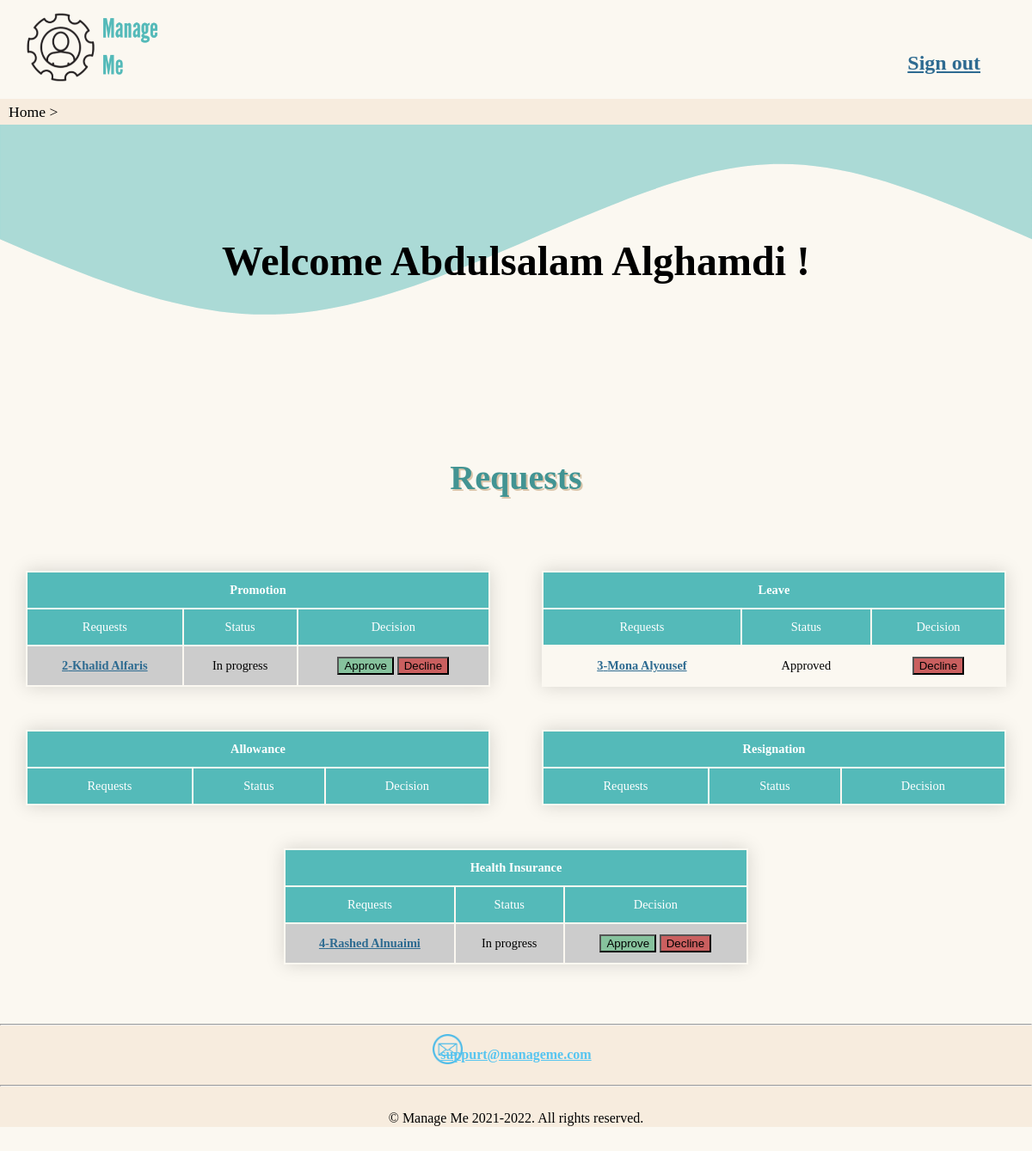
Page /managerHP.php (signed in) on the committed database.
### tables this page shows
CREATE TABLE `manager` (
  `id` int(11) NOT NULL,
  `first_name` varchar(20) NOT NULL,
  `last_name` varchar(20) NOT NULL,
  `username` varchar(20) NOT NULL,
  `password` varchar(60) NOT NULL
);

CREATE TABLE `service` (
  `id` int(11) NOT NULL,
  `type` varchar(20) NOT NULL
);

CREATE TABLE `request` (
  `id` int(11) NOT NULL,
  `emp_id` int(4) NOT NULL,
  `service_id` int(4) NOT NULL,
  `description` text NOT NULL,
  `attachment1` varchar(255) DEFAULT NULL,
  `attachment2` varchar(255) DEFAULT NULL,
  `status` enum('In progress','Approved','Declined','') NOT NULL DEFAULT 'In progress'
);

CREATE TABLE `employee` (
  `id` int(11) NOT NULL,
  `emp_number` int(8) NOT NULL,
  `first_name` varchar(20) NOT NULL,
  `last_name` varchar(20) NOT NULL,
  `job_title` varchar(20) NOT NULL,
  `password` varchar(60) NOT NULL
);

### header.php (called while the page is built, shortened)
<?php
if (isset($_SESSION['user_id'])) {
    $current_user = array();
    $current_user['id'] = $_SESSION['user_id'];
    $current_user['first_name'] = $_SESSION['user_first_name'];
    $current_user['last_name'] = $_SESSION['user_last_name'];
    $current_user['type'] = $_SESSION['user_type'];
    $current_user['homepage'] = $_SESSION['user_homepage'];
}
?>

### managerHP.php (the view, shortened to what this page needs)
<?php
include "inc/header.php";
include_once('inc/config.php');
function get_user_info($user_type, $id)
{
    global $pdo;
    if ($user_type == "manager")
        $stmt = $pdo->prepare("SELECT * FROM `manager` WHERE id=?;");
    else
        $stmt = $pdo->prepare("SELECT * FROM `employee` WHERE id=?;");
    $stmt->bindValue(1, $id);
    $stmt->execute();
    $user = $stmt->fetch();
    if ($user) {
        return $user;
    } else {
        $_SESSION['error_msg'] = "User not found.";
        return false;
    }
}
function get_all_services()
{
    global $pdo;
    $stmt = $pdo->prepare("SELECT * FROM `service`;");
    $result = $stmt->execute();
    if ($result) {
        return $stmt->fetchAll();
    } else {
        return array();
    }
}
function get_all_requests()
{
    global $pdo;
    $stmt = $pdo->prepare("SELECT * FROM `request`;");
    $result = $stmt->execute();
    if ($result) {
        return $stmt->fetchAll();
    } else {
        return array();
    }
}
function get_all_employee()
{
    global $pdo;
    $stmt = $pdo->prepare("SELECT * FROM `employee`;");
    $result = $stmt->execute();
    if ($result) {
        return $stmt->fetchAll();
    } else {
        return array();
    }
}
function get_previous_requests()
{
    global $pdo;
    $stmt = $pdo->prepare("SELECT * FROM `request` WHERE status!='In progress';");
    $result = $stmt->execute();
    if ($result) {
        return $stmt->fetchAll();
    } else {
        return array();
    }
}
function get_in_progress_requests()
{
    global $pdo;
    $stmt = $pdo->prepare("SELECT * FROM `request` WHERE status='In progress';");
    $result = $stmt->execute();
    if ($result) {
        return $stmt->fetchAll();
    } else {
        return array();
    }
}
$user = get_user_info('manager', $current_user['id']);
$services = get_all_services();
$employee = get_all_employee();
$requests = get_all_requests();
$previous_requests = get_previous_requests();
$in_progress_requests = get_in_progress_requests();
function get_employee_name($id, $employee)
{
    $employee_name = "";
    foreach ($employee as $emp) {
        if ($emp['id'] == $id) {
            $employee_name = $emp['first_name'] . ' ' . $emp['last_name'];
            break;
        }
    }
    return $employee_name;
}
?>
    <html>
    <head>
        <link rel="stylesheet" href="css/style.css" />
    </head>
    <body>
        <header>
            <div class="logo"> <a href="index.php"><img src="img/logo.png" alt="logo"></a> </div>
            <nav class="navagation">
                <a href="signout.php" accesskey="h"> Sign out </a>
            </nav>
            <div class="breadcrumbs">
                <p>Home &#62; </p>
            </div>
        </header>
        <main>
            <div class="title">
                <h1> Welcome <?= $user['first_name'] ?> <?= $user['last_name'] ?> !</h1>
            </div>
            <div class="requests">
                <h2 class="Reqtitle"> Requests</h2>
                <div class="reqbox">
                    <?php for ($i = 0; $i < count($services); $i++) { ?>
                        <?php if ($i % 2 == 0) echo '<div class="reqcol">'; ?>
                        <table class="managertable">
                            <thead>
                                <tr>
                                    <th colspan="3"><?= $services[$i]['type'] ?></th>
                                </tr>
                                <tr>
                                    <td> Requests </td>
                                    <td> Status </td>
                                    <td> Decision </td>
                                </tr>
                            </thead>
                            <tbody>
                                <?php foreach ($in_progress_requests as $request) { ?>
                                    <?php if ($request['service_id'] == $services[$i]['id']) { $employee_name = get_employee_name($request['emp_id'], $employee);?>
                                        <tr style="background: #ccc;">
                                            <td><div class="result"></div><a class="reqlink" href="reqpage.php?id=<?= $request['id'] ?>"> <?= $request['id'] ?>-<?= $employee_name ?></a></td>
                                            <td> <?= $request['status'] ?> </td>
                                            <td><button class='approve' id='approve' type="button" value="<?= $request['id'] ?>" >Approve</button> <button class='decline' id='decline' type="button" value="<?= $request['id'] ?>">Decline</button></td>
                                        </tr>
                                    <?php } ?>
                                <?php } ?>
                                <?php foreach ($previous_requests as $request) { ?>
                                    <?php if ($request['service_id'] == $services[$i]['id']) { $employee_name = get_employee_name($request['emp_id'], $employee);?>
                                        <tr>
                                            <td><div class="result"></div><a class="reqlink" href="reqpage.php?id=<?= $request['id'] ?>"> <?= $request['id'] ?>-<?= $employee_name ?> </a></td>
                                            <td> <?= $request['status'] ?> </td>
                                            <?php if ($request['status'] == 'Approved') { ?>
                                                <td> <button class='decline' id='decline' type="button" value="<?= $request['id'] ?>">Decline</button></td>
                                                <?php } else { ?>
                                                    <td><button class='approve' id='approve' type="button" value="<?= $request['id'] ?>">Approve</button> </td>
                                                    <?php } ?>
                                        </tr>
                                    <?php } ?>
                                <?php } ?>
                            </tbody>
                        </table>
                        <?php if ($i % 2 != 0) echo '</div>'; ?>
                    <?php } ?>
                </div>
            </div>
            <br><br>
        </main>
        <footer>
            <hr>
            <div class="contact">
                <div class="email">
                    <div class="emailicon"><img src="img/emailicon.png" alt="email"></div>
                    <div class="emailadd"><a href="mailto:suppurt@manageme.com"> suppurt@manageme.com </a></div>
                </div>
            </div>
            <br>
            <hr>
            <div class="copyrights"> &copy; Manage Me 2021-2022. All rights reserved. </div>
        </footer>
    </body>
    </html>

### style.css (style rules this page uses)
html , body { height : 100% ; width : 100% ; padding : 0px ; margin : 0px ; background-color : #FBF8F1 ; }
header { height: 145px ; position : relative ; }
* a { font-family : "Times New Roman" ; color: #2e6b91; font-weight: bold; }
header a { font-size: 1.5em; }
header .logo { float: left; margin-bottom: 5px; }
header .logo img { width : 170px ; height : 90px ; margin-left: 1em; margin-top : 0.4em ; }
.navagation { overflow: hidden; float: right; margin-right: 5%; margin-top: 5%; color: black; text-align: center; text-decoration: none; }
.breadcrumbs { background-color: #F7ECDE; height : 30px ; width : 100% ; position : absolute ; text-align : left ; bottom : 0px; }
.breadcrumbs p { font-family : "Times New Roman" ; margin-left : 10px ; margin: 0 0 0 0; padding-top: 5px; padding-left: 10px; font-size: 1.1em; }
footer { background-color : #F7ECDE ; text-align: center; color: black; height: 120px; font-family : "Times New Roman" ; }
.contact { display: inline; height: 130px; }
.emailicon { width: 120px; height: 15px; margin-left: 460px; margin-top: 10px; }
.email img { width: 35px; height: auto; }
.emailadd a { color: #57c5f0; margin-bottom: 50px; }
.copyrights { padding-top: 20px; }
main { min-height : 100% ; }
.title h1 { position: relative; text-align : center ; font-size : 3em ; top: -3.5em; }
main h2 { text-align : center ; font-size : 2em ; }
.managertable { width: 45%; border:1px; margin: 25px 0; margin-left:auto; margin-right:auto; font-size: 0.9em; text-align: center; font-family : "Times New Roman" ; min-width: 400px; box-shadow: 0 0 20px rgba(0, 0, 0, 0.15); }
.Reqtitle { color: #429493; font-size: 2.5em; text-shadow: 2px 2px rgb(218, 197, 170); margin-bottom: 5%; }
.managertable thead tr { background-color: #54BAB9; color: #ffffff; text-align: center; }
.managertable th, .managertable td { padding: 12px 15px; }
.managertable tbody tr { border-bottom: 1px solid #dddddd; }
.managertable tbody tr:last-of-type { border-bottom: 2px solid #54BAB9; }
svg { width: 100%; }
#approve { background-color: rgb(134, 194, 157); }
#decline { background-color: rgb(202, 95, 95); }
.reqbox { display: flex; flex-direction: column; justify-content: space-between; justify-content: space-around; }
.reqcol { display: flex; flex-direction: row; justify-content: space-between; justify-content: space-around; }
.requests { margin-bottom: 4%; }

### rows in the picture
manager: first_name "Abdulsalam", last_name "Alghamdi"
service: type "Promotion"
request: id "2", emp.last_name "Khalid Alfaris", status "In progress"
service: type "Leave"
request: id "3", emp.last_name "Mona Alyousef", status "Approved"
service: type "Allowance"
service: type "Resignation"
service: type "Health Insurance"
request: id "4", emp.last_name "Rashed Alnuaimi", status "In progress"
